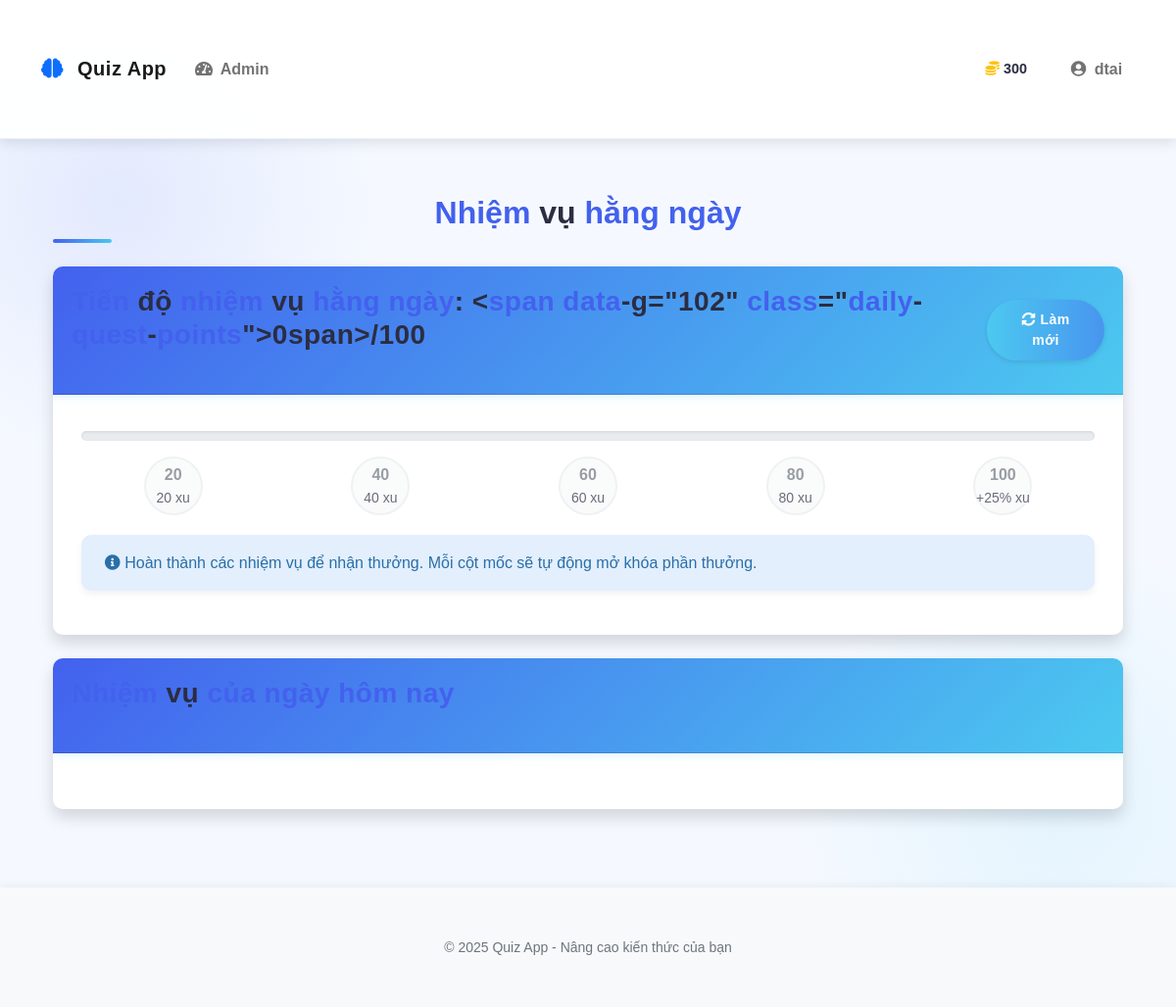
The page /daily_quests (signed in) on the database as committed earlier.
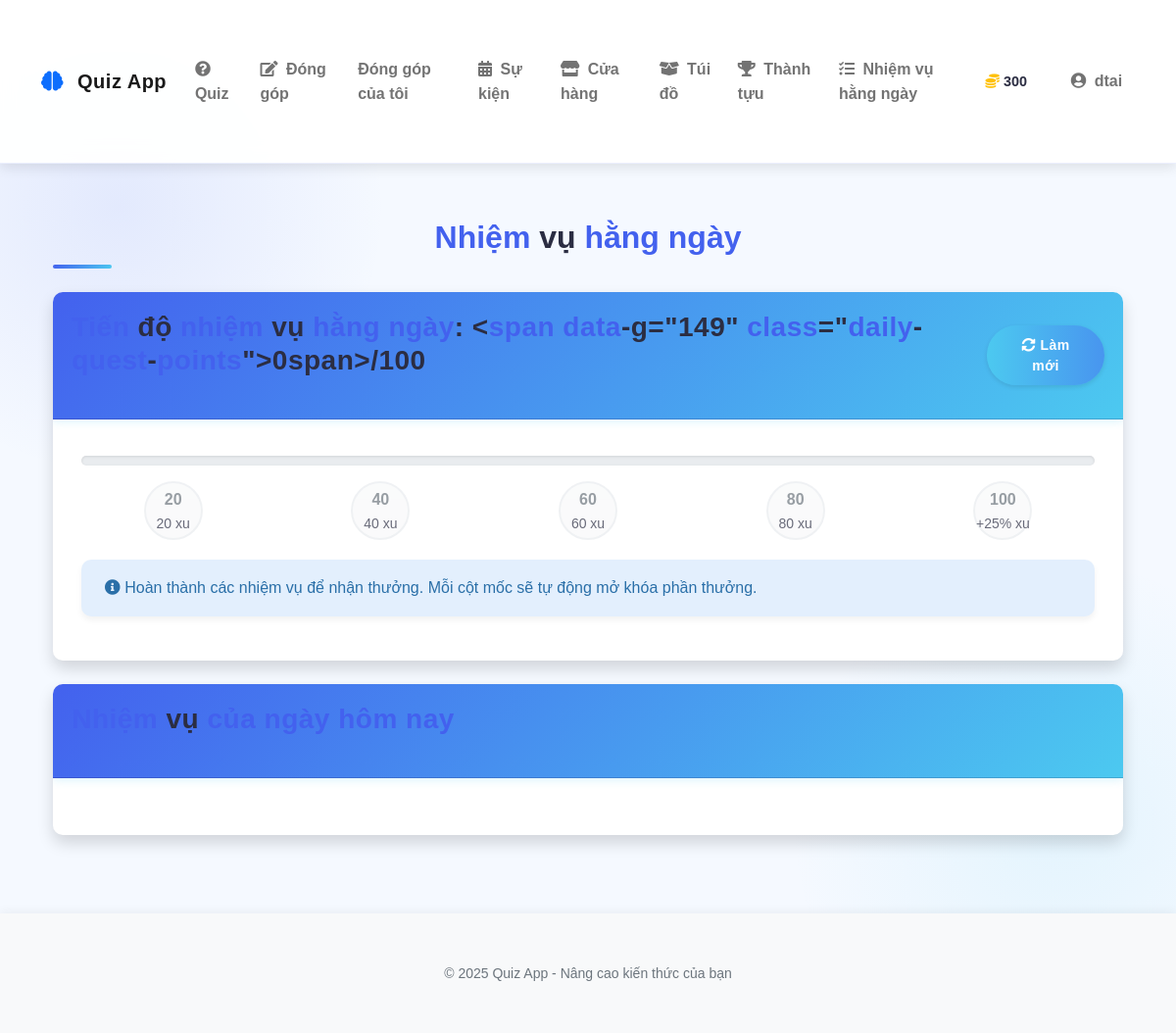
The same page on the database as committed later.
### app.py (the view)
@app.route('/daily_quests')
@login_required
def daily_quests():
    return render_template('daily_quests.html')

### app.py (called while the page is built)
@login_manager.user_loader
def load_user(user_id):
    from models import User
    return User.query.get(int(user_id))

### templates/daily_quests.html (shortened to what this page needs)
{% extends "base.html" %}
{% block content %}
<div class="container">
    <h2 class="text-center mb-4">Nhiệm vụ hằng ngày</h2>
    <div class="card shadow mb-4">
        <div class="card-header d-flex justify-content-between align-items-center">
            <h3>Tiến độ nhiệm vụ hằng ngày: <span class="daily-quest-points">{{ current_user.daily_quest_points }}</span>/100</h3>
            <button id="refreshQuests" class="btn btn-sm btn-success"><i class="fas fa-sync-alt"></i> Làm mới</button>
        </div>
        <div class="card-body">
            <div class="progress mt-2 mb-3">
            </div>
            <div class="daily-rewards">
                <div class="row text-center mb-3">
                    <div class="col">
                        <div class="reward-milestone {% if current_user.daily_quest_points >= 20 %}milestone-reached{% endif %}" data-milestone="20">
                            <div class="milestone-icon">20</div>
                            <small>20 xu</small>
                        </div>
                    </div>
                    <div class="col">
                        <div class="reward-milestone {% if current_user.daily_quest_points >= 40 %}milestone-reached{% endif %}" data-milestone="40">
                            <div class="milestone-icon">40</div>
                            <small>40 xu</small>
                        </div>
                    </div>
                    <div class="col">
                        <div class="reward-milestone {% if current_user.daily_quest_points >= 60 %}milestone-reached{% endif %}" data-milestone="60">
                            <div class="milestone-icon">60</div>
                            <small>60 xu</small>
                        </div>
                    </div>
                    <div class="col">
                        <div class="reward-milestone {% if current_user.daily_quest_points >= 80 %}milestone-reached{% endif %}" data-milestone="80">
                            <div class="milestone-icon">80</div>
                            <small>80 xu</small>
                        </div>
                    </div>
                    <div class="col">
                        <div class="reward-milestone {% if current_user.daily_quest_points >= 100 %}milestone-reached{% endif %}" data-milestone="100">
                            <div class="milestone-icon">100</div>
                            <small>+25% xu</small>
                        </div>
                    </div>
                </div>
            </div>
            <div class="alert alert-info">
                <i class="fas fa-info-circle"></i> Hoàn thành các nhiệm vụ để nhận thưởng. Mỗi cột mốc sẽ tự động mở khóa phần thưởng.
            </div>
        </div>
    </div>
    <div class="card shadow">
        <div class="card-header">
            <h3>Nhiệm vụ của ngày hôm nay</h3>
        </div>
        <div class="card-body">
        </div>
    </div>
</div>
{% endblock %}

### templates/base.html (shortened to what the changed rows need)
<!DOCTYPE html>
<html lang="en">
<head>
    <link href="https://cdn.jsdelivr.net/npm/bootstrap@5.0.2/dist/css/bootstrap.min.css" rel="stylesheet">
    <link rel="stylesheet" href="https://cdnjs.cloudflare.com/ajax/libs/font-awesome/5.15.3/css/all.min.css">
    <link href="https://unpkg.com/aos@2.3.1/dist/aos.css" rel="stylesheet">
    <link rel="stylesheet" href="{{ url_for('static', filename='css/style.css') }}">
    <link rel="stylesheet" href="{{ url_for('static', filename='css/rank_frames.css') }}">
    <link rel="stylesheet" href="{{ url_for('static', filename='css/customization.css') }}">
    <link rel="stylesheet" href="{{ url_for('static', filename='css/achievements.css') }}">
    <link rel="stylesheet" href="{{ url_for('static', filename='css/quests.css') }}">
    <link rel="stylesheet" href="{{ url_for('static', filename='css/quiz.css') }}">
</head>
<body>
    <nav class="navbar navbar-expand-lg navbar-light sticky-top">
        <div class="container">
            <div class="collapse navbar-collapse" id="navbarNav">
                <ul class="navbar-nav me-auto">
                    {% if current_user.is_authenticated %}
                        {% if current_user.is_admin %}
                            <li class="nav-item">
                                <a class="nav-link" href="{{ url_for('admin_dashboard') }}">
                                    <i class="fas fa-tachometer-alt me-1"></i> Admin
                                </a>
                            </li>
                        {% else %}
                            <li class="nav-item">
                                <a class="nav-link" href="{{ url_for('mainquiz') }}">
                                    <i class="fas fa-question-circle me-1"></i> Quiz
                                </a>
                            </li>
                            <li class="nav-item">
                                <a class="nav-link" href="{{ url_for('contribute') }}">
                                    <i class="fas fa-edit me-1"></i> Đóng góp
                                </a>
                            </li>
                            <li class="nav-item">
                                <a class="nav-link" href="{{ url_for('my_contributions') }}">
                                    Đóng góp của tôi
                                </a>
                            </li>
                            <li class="nav-item">
                                <a class="nav-link" href="{{ url_for('event') }}">
                                    <i class="fas fa-calendar-alt me-1"></i> Sự kiện
                                </a>
                            </li>
                            <li class="nav-item">
                                <a class="nav-link" href="{{ url_for('shop') }}">
                                    <i class="fas fa-store me-1"></i> Cửa hàng
                                </a>
                            </li>
                            <li class="nav-item">
                                <a class="nav-link" href="{{ url_for('inventory') }}">
                                    <i class="fas fa-box-open me-1"></i> Túi đồ
                                </a>
                            </li>
                            <li class="nav-item">
                                <a class="nav-link" href="{{ url_for('advancements') }}">
                                    <i class="fas fa-trophy me-1"></i> Thành tựu
                                </a>
                            </li>
                            <li class="nav-item">
                                <a class="nav-link" href="{{ url_for('daily_quests') }}">
                                    <i class="fas fa-tasks me-1"></i> Nhiệm vụ hằng ngày
                                </a>
                            </li>
                        {% endif %}
                    {% endif %}
                </ul>
            </div>
        </div>
    </nav>
    <div class="container py-4">
        {% block content %}{% endblock %}
    </div>
</body>
</html>

Rows that differ between the two databases and show on the page:
changed User "dtai": is_admin True → False (drawn)
Other text that changed with them:
text written by a page script: "độ vụ hằng ngày : < span data -g=\"102\" class =\" daily - - \"> span>" → "độ vụ hằng ngày : < span data -g=\"149\" class =\" daily - - \"> span>"
text no longer shown: "Admin"
text now shown: "Quiz Đóng góp Đóng góp của tôi Sự kiện Cửa hàng Túi đồ Thành tựu Nhiệm vụ hằng ngày"
